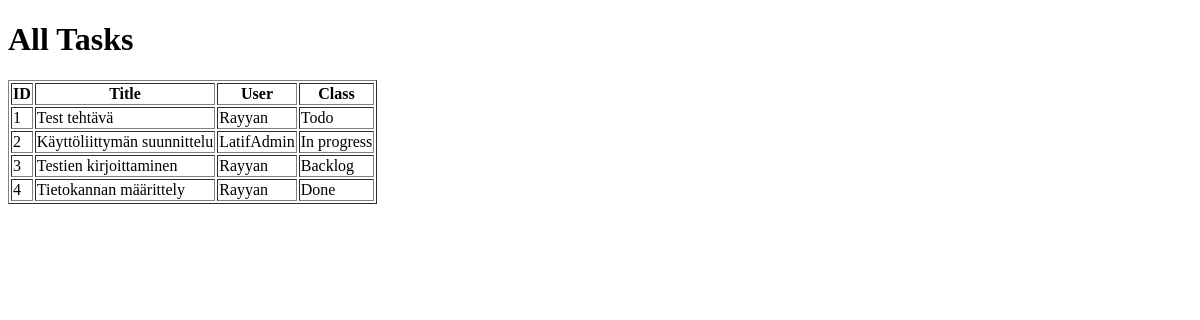
Page /tasks/debug/tasks/ (signed in) on the earlier database version.
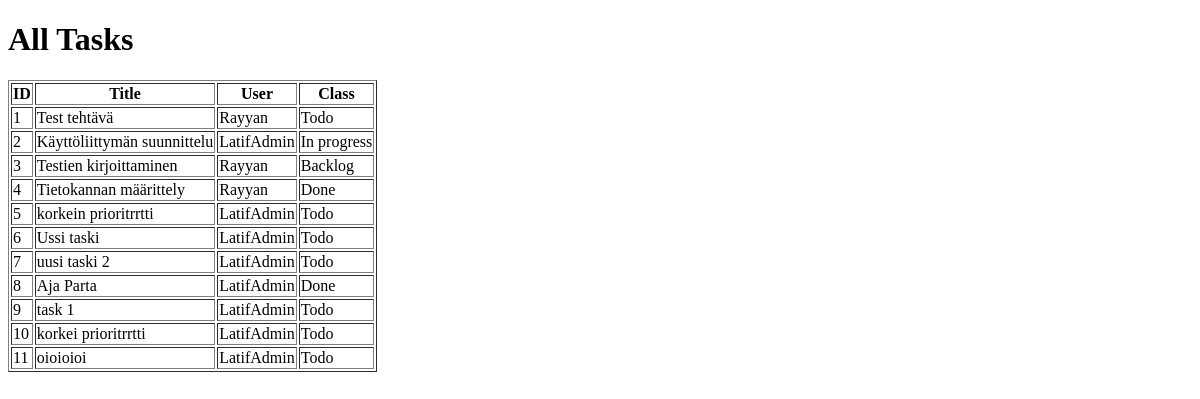
Same page on the later database version.
### backlog/models.py (models this page shows, shortened)
class Task(models.Model):
    PRIORITY_CHOICES = [
        ('low', 'Low'),
        ('medium', 'Medium'),
        ('high', 'High')
    ]
    title = models.CharField(max_length=200)
    description = models.TextField(blank=True)
    created_at = models.DateTimeField(auto_now_add=True)
    completed = models.BooleanField(default=False)
    task_class = models.ForeignKey(TaskClass, on_delete=models.CASCADE, related_name='tasks')
    user = models.ForeignKey(User, on_delete=models.CASCADE)
    priority = models.CharField(max_length=10, choices=PRIORITY_CHOICES, default='medium')
    additional_info = models.TextField(blank=True)

class TaskClass(models.Model):
    title = models.CharField(max_length=100)  # "Todo", "In Progress", "Done", etc.
    description = models.TextField(blank=True)
    class Meta:
        verbose_name_plural = "Task Classes"

### backlog/views.py (the view)
# urls.py: path("debug/tasks/", views.debug_tasks, name="debug_tasks"),
@login_required
def debug_tasks(request):
    if not request.user.is_superuser:
        return HttpResponseForbidden("Vain ylläpitäjät voivat nähdä tämän sivun")
    tasks = Task.objects.all().select_related('user', 'task_class')
    return render(request, 'backlog/debug_tasks.html', {'tasks': tasks})

### backlog/templates/backlog/debug_tasks.html (shortened to what this page needs)
<!DOCTYPE html>
<html>
<head>
</head>
<body>
    <h1>All Tasks</h1>
    <table border="1">
        <tr>
            <th>ID</th>
            <th>Title</th>
            <th>User</th>
            <th>Class</th>
        </tr>
        {% for task in tasks %}
        <tr>
            <td>{{ task.id }}</td>
            <td>{{ task.title }}</td>
            <td>{{ task.user.username }}</td>
            <td>{{ task.task_class.title }}</td>
        </tr>
        {% endfor %}
    </table>
</body>
</html>

Differences in the rows shown:
added Task: id "5", title "korkein prioritrrtti", user.username "LatifAdmin", task_class "Todo"
added Task: id "6", title "Ussi taski", user.username "LatifAdmin", task_class "Todo"
added Task: id "7", title "uusi taski 2", user.username "LatifAdmin", task_class "Todo"
added Task: id "8", title "Aja Parta", user.username "LatifAdmin", task_class "Done"
added Task: id "9", title "task 1", user.username "LatifAdmin", task_class "Todo"
added Task: id "10", title "korkei prioritrrtti", user.username "LatifAdmin", task_class "Todo"
added Task: id "11", title "oioioioi", user.username "LatifAdmin", task_class "Todo"
